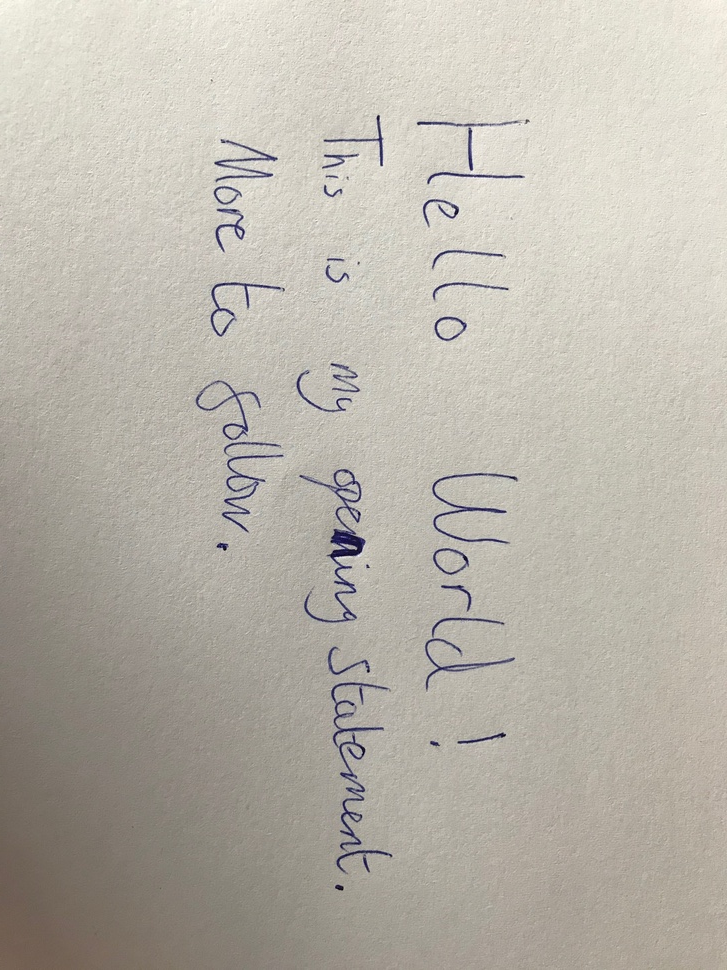
#> input picture images/note.jpg, 727 x 970 px, shrunk from 1512 x 2016 before the run
$ python test.py   (older library calls are emulated)
#> lines starting #> are read from the running program, lines starting #| are printed output that depends on the picture; after the words box and inside, x2 and y2 are one past the last pixel; in counts of white or black regions, pixels touching at a corner belong together
import cv2
import pytesseract
from PIL import Image
import numpy as np
import imutils

img = cv2.imread('images/note.jpg')
#> img is the input picture: shape (970, 727, 3); mean B, G, R 170.9, 180.7, 185.5

gray = cv2.cvtColor(img, cv2.COLOR_BGR2GRAY)
#cv2.imshow('image', gray)
#cv2.waitKey(0)

img_blur = cv2.GaussianBlur(gray,(5,5),0)
#cv2.imwrite(r"./images/result/img_blur1.png", img_blur)
grayed = cv2.bilateralFilter(img_blur, 11, 17, 17)
# [7 lines of commented-out code are left out]

adap_thresh = cv2.adaptiveThreshold(grayed, 256, cv2.ADAPTIVE_THRESH_GAUSSIAN_C, cv2.THRESH_BINARY, 19, 7)
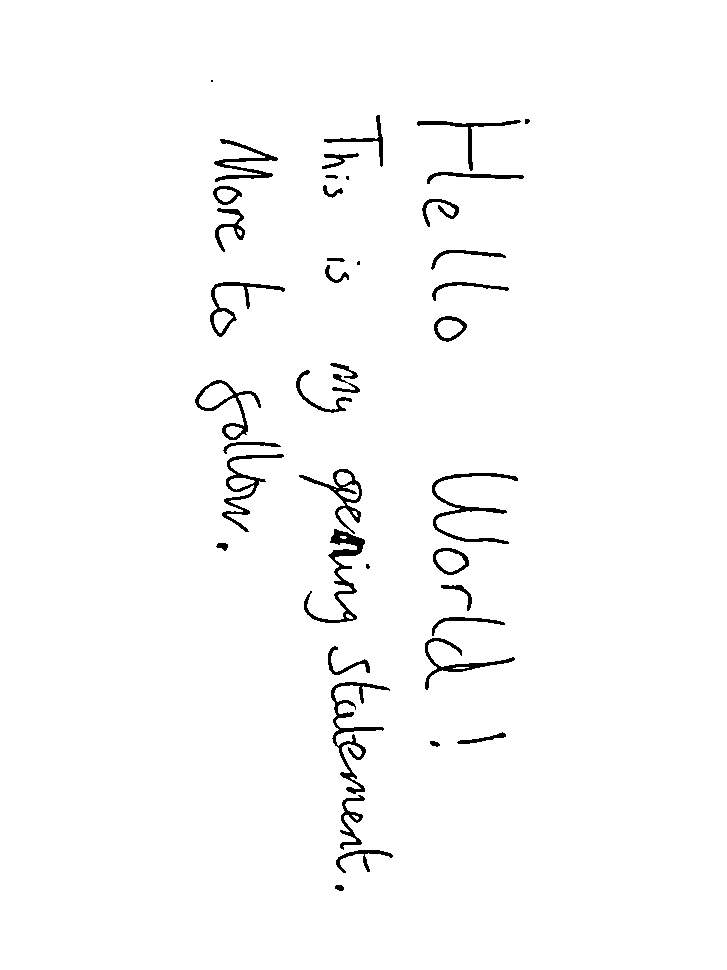
#> adap_thresh: shape (970, 727); 98% white; 42 black regions (4 under 20 px), largest, box (x1, y1, x2, y2) and area: (331, 682, 390, 794) 1229, (304, 529, 365, 623) 1179, (432, 473, 518, 544) 977
#thresh = cv2.threshold(grayed, 127, 255, cv2.THRESH_BINARY + cv2.THRESH_OTSU)[1]
cv2.imwrite(r"./images/result/adap.png",adap_thresh)
#cv2.imshow('tres', tres)
#cv2.waitKey(0)

rotated = cv2.rotate(adap_thresh, cv2.ROTATE_90_COUNTERCLOCKWISE)
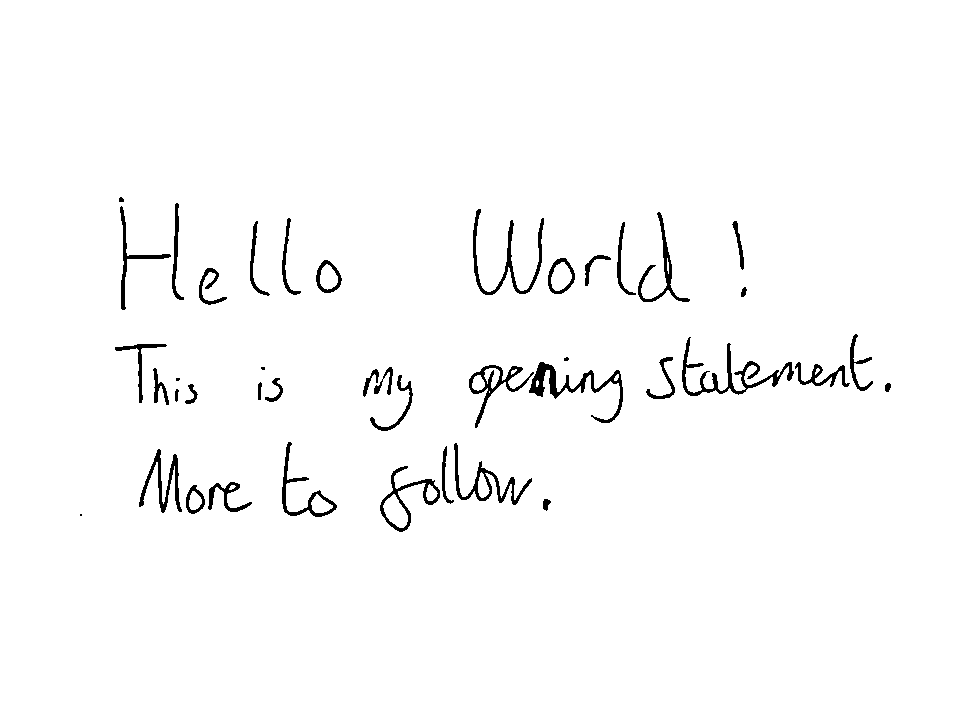
#> rotated: shape (727, 970); 98% white; 42 black regions (4 under 20 px), largest, box (x1, y1, x2, y2) and area: (682, 337, 794, 396) 1229, (529, 362, 623, 423) 1179, (473, 209, 544, 295) 977

custom_config= r'--oem 3 --psm 4'

#> (the run stopped early here; a loop or call above may not have finished)
